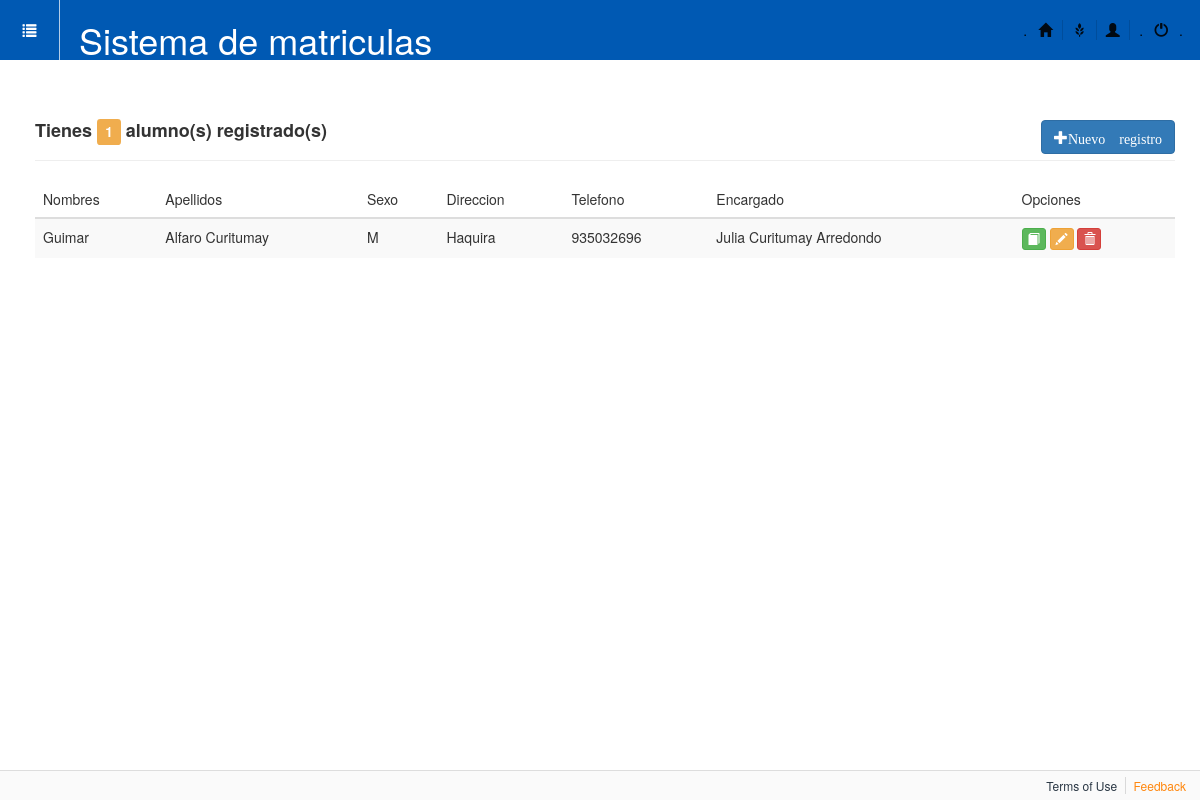
Screenshot of /perfiles/ with the database file from the repository.
### apps/perfiles/models.py (models this page shows, shortened)
class Alumno(models.Model):
    SEX = [
        ('M', 'Masculino'),
        ('F', 'Femenino'),
    ]
    nombres = models.CharField(max_length=50, unique=True)
    apellidos = models.CharField(max_length=60)
    dni = models.CharField(max_length=8, unique=True)
    sexo = models.CharField(choices=SEX, max_length=10,
                            blank=True, verbose_name='Género')
    fecha_nac = models.DateTimeField(auto_now=True)
    lugar_nac = models.CharField(max_length=50)
    direccion = models.CharField(max_length=100)
    ciudad = models.CharField(max_length=100)
    provincia = models.CharField(max_length=100)
    telefono = models.CharField(max_length=13)
    email = models.EmailField(max_length=100)
    imagen = models.ImageField(upload_to='alumnos')  # falta hacer algo
    encargado = models.ForeignKey(Encargado)

class Encargado(models.Model):
    ECV = [
        ('Soltero', 'Soltero(a)'),
        ('Casado', 'Casado(a)'),
        ('Viudo', 'Viudo(a)'),
    ]
    SEX = [
        ('M', 'Padre'),
        ('F', 'Madre'),
    ]
    nombres = models.CharField(max_length=50, unique=True)
    apellidos = models.CharField(max_length=60)
    dni = models.CharField(max_length=8, unique=True)
    sexo = models.CharField(choices=SEX, max_length=10,
                            blank=True, verbose_name='Encargado')
    direccion = models.CharField(max_length=100)
    estado_civil = models.CharField(choices=ECV, max_length=10, blank=True, verbose_name='Estado_civíl')
    telefono = models.CharField(max_length=13)
    email = models.EmailField(max_length=50)
    ocupacion = models.CharField(max_length=40)
    def __str__(self):
        return u"%s %s" % (self.nombres, self.apellidos)

### apps/perfiles/views.py (the view)
# urls.py: url(r'^alumno/upd/(?P<id>\d+)$', 'apps.perfiles.views.updAlumno', name='updAlumno'),
def alumno(request):
	lista=Alumno.objects.all()
	numreg=lista.count()
	return render(request,'perfiles/alumno.html',{'lista':lista,'cantidad':numreg})

### templates/perfiles/alumno.html (shortened to what this page needs)
{% extends "base.html" %}
{% block contenido %}
<div class="page-header">
	<h4>
		<b>Tienes <span class="label label-warning">{{cantidad}}</span> alumno(s) registrado(s) </b>
		<a href="{% url 'perfiles_app:addAlumno' %}" class="btn btn-primary pull-right">
			<span class="glyphicon glyphicon-plus">Nuevo registro</span>
		</a>
	</h4>
</div>
<div>
	<table class="table table-striped table-condenced table-hover">
		<thead>
			<tr>
				<th>Nombres</th>
			    <th>Apellidos</th>
			    <th>Sexo</th>
			    <th>Direccion</th>
			    <th>Telefono</th>
			    <th>Encargado</th>
			    <th>Opciones</th>
			</tr>
		</thead>
		<tbody>
		{% for alumno in lista %}
			<tr>
				<td>{{alumno.nombres}}</td>
				<td>{{alumno.apellidos}}</td>
				<td>{{alumno.sexo}}</td>
				<td>{{alumno.direccion}}</td>
				<td>{{alumno.telefono}}</td>
				<td>{{alumno.encargado}}</td>
				<td>
					<a href="#" class="btn btn-success btn-xs"> <span class="glyphicon glyphicon-book"></span></a>
					<a href="{% url 'perfiles_app:updAlumno' alumno.pk %}" class="btn btn-warning btn-xs"> <span class="glyphicon glyphicon-pencil"></span></a>
					<a href="{% url 'perfiles_app:delAlumno' alumno.pk %}" class="btn btn-danger btn-xs"> <span class="glyphicon glyphicon-trash"></span></a>
				</td>
			</tr>
		{% endfor %}
		</tbody>
	</table>
</div>
{% endblock contenido %}

### static/css/admin-style.css (style rules this page uses)
html, body, div, span, applet, object, iframe, h1, h2, h3, h4, h5, h6, p, blockquote, pre, a, abbr, acronym, address, big, cite, code, del, dfn, em, img, ins, kbd, q, s, samp, small, strike, strong, sub, sup, tt, var, b, u, i, center, dl, dt, dd, ol, ul, li, fieldset, form, label, legend, table, caption, tbody, tfoot, thead, tr, th, td, article, aside, canvas, details, embed, figure, figcaption, footer, header, hgroup, menu, nav, output, ruby, section, summary, time, mark, audio, video { margin: 0; padding: 0; border: 0; font: inherit; font-size: 100%; vertical-align: baseline; }
html { line-height: 1; }
table { border-collapse: collapse; border-spacing: 0; }
caption, th, td { text-align: left; font-weight: normal; vertical-align: middle; }
* { -moz-box-sizing: border-box; -webkit-box-sizing: border-box; box-sizing: border-box; }
body, html { height: 100%; }
body { padding-top: 60px; background-color: #ecf0f1; }
body, h1, h2, h3, p { font-family: "roboto", sans-serif; }
a { text-decoration: none; }

### rows the page displays
Alumno: nombres "Guimar", apellidos "Alfaro Curitumay", sexo "M", direccion "Haquira", telefono "935032696", encargado "Julia Curitumay Arredondo"

### other values shown
{{ cantidad }} "1"
